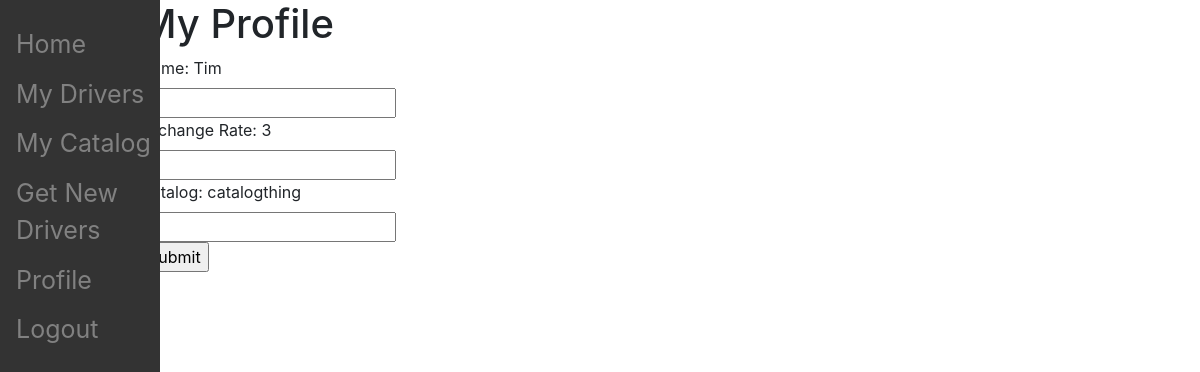
Screenshot of /sponsors/profile (signed in) with the database file from the repository.
### sponsor_app/models.py (models this page shows)
class Sponsor(models.Model):
  user = models.OneToOneField(CustomUser,on_delete=models.CASCADE)
  sponsor_name = models.CharField(max_length=20)
  exchange_rate = models.IntegerField(default=1)
  catalog = models.CharField(max_length=100)
  catalog_key = models.CharField(max_length=100)

### sponsor_app/views.py (the view, shortened to what this page needs)
# urls.py: path('profile',views.profile_page, name='profile'),
@login_required(login_url='/sponsors/login')
def profile_page(request):
    sponsor = Sponsor.objects.get(user=request.user)
    return render(request = request, template_name = 'sponsor_app/profile.html', context={"sponsor":sponsor})

### sponsor_app/templates/sponsor_app/profile.html (shortened to what this page needs)
{% extends 'sponsor_app/base.html' %}
{% block content %}
<H1>My Profile</H1>
<form action="/sponsors/profile" method="post">
  <label for="sponsor_name">Name: {{sponsor.sponsor_name}}</label><br>
  <input type="text" id="sponsor_name" name="sponsor_name"><br>
  <label for="exchange_rate">Exchange Rate: {{sponsor.exchange_rate}}</label><br>
  <input type="number" id="exchange_rate" name="exchange_rate"><br>
  <label for="catalog">Catalog: {{sponsor.catalog}}</label><br>
  <input type="text" id="catalog" name="catalog"><br>
  <input type="submit" value="Submit">
</form>
{% endblock %}

### rows the page displays
Sponsor: sponsor_name "Tim", exchange_rate "3", catalog "catalogthing"
